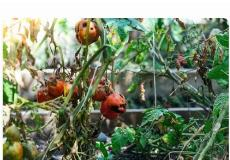
#> input picture ml_service/test_blight_tomato.jpg, 230 x 160 px
$ python -i crop_detector.py   (imports and definitions only)
#> lines starting #> are read from the running program, lines starting #| are printed output that depends on the picture; after the words box and inside, x2 and y2 are one past the last pixel; in counts of white or black regions, pixels touching at a corner belong together
#> further down, picture is the input picture: PIL image 230x160 RGB; mean R, G, B 124, 136.4, 110.5
"""
Crop and Organ Detection Module
Performs Stage 2 of the Pipeline: Image -> Quality Check -> Crop/Leaf Detection -> Disease Classification
Identifies crop type (Tomato, Potato, Corn, Rice, Pepper) and plant organ (Leaf, Fruit/Vine, Whole Plant),
preventing out-of-distribution whole plants/fruits from being falsely diagnosed as leaf blights.
"""

import cv2
import numpy as np
from PIL import Image

class CropAndOrganDetector:
    def __init__(self):
        pass

    def analyze(self, pil_image: Image.Image, crop_hint: str = None) -> dict:
        """
        Analyzes image visual features for crop family and plant organ.
        Returns:
          - detected_crop: str or None (e.g. 'Tomato', 'Rice', 'Corn', 'Potato', 'Pepper')
          - organ_type: str ('Leaf Close-up', 'Fruit & Foliage', 'Whole Plant Canopy', 'Non-Plant')
          - visual_confidence: float
          - is_fruit_crop: bool
          - details: dict of color & morphological statistics
        """
        rgb_arr = np.array(pil_image.convert('RGB'))
        h, w, _ = rgb_arr.shape
#> h = 160; w = 230
        total_pixels = h * w
#> total_pixels = 36800

        hsv = cv2.cvtColor(rgb_arr, cv2.COLOR_RGB2HSV)
#> hsv: shape (160, 230, 3); mean H, S, V 44.5, 82.4, 140.9

        # 1. Red Fruit Mask (Tomato, Ripe Pepper)
        mask_red1 = cv2.inRange(hsv, np.array([0, 60, 50]), np.array([12, 255, 255]))
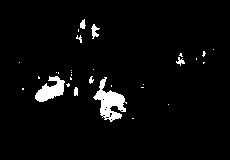
#> mask_red1: shape (160, 230); 3.8% white; 30 white regions (22 under 20 px), largest, box (x1, y1, x2, y2) and area: (93, 77, 127, 122) 660, (35, 76, 65, 102) 427, (91, 24, 100, 39) 66
        mask_red2 = cv2.inRange(hsv, np.array([168, 60, 50]), np.array([180, 255, 255]))
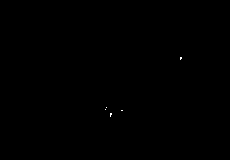
#> mask_red2: shape (160, 230); 0.04% white in thin lines or dots, all inside (x1, y1, x2, y2) = (105, 57, 182, 117)
        red_mask = mask_red1 | mask_red2
#> red_mask: shape (160, 230); 3.8% white; 29 white regions (21 under 20 px), largest, box (x1, y1, x2, y2) and area: (93, 77, 127, 122) 670, (35, 76, 65, 102) 427, (91, 24, 100, 39) 66
        red_ratio = float(np.sum(red_mask > 0)) / total_pixels
#> red_ratio = 0.038

        # 2. Orange / Yellow Hue (Ripening fruits or Corn kernels)
        yellow_mask = cv2.inRange(hsv, np.array([15, 80, 80]), np.array([35, 255, 255]))
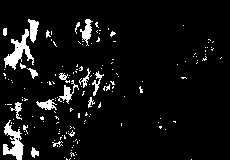
#> yellow_mask: shape (160, 230); 6.6% white; 159 white regions (139 under 20 px), largest, box (x1, y1, x2, y2) and area: (4, 29, 34, 70) 446, (3, 120, 24, 160) 402, (80, 19, 93, 46) 158
        yellow_ratio = float(np.sum(yellow_mask > 0)) / total_pixels
#> yellow_ratio = 0.0664

        # 3. Green Foliage
        green_mask = cv2.inRange(hsv, np.array([25, 30, 30]), np.array([90, 255, 255]))
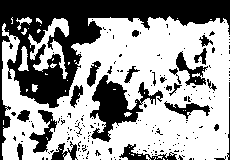
#> green_mask: shape (160, 230); 60.5% white; 200 black regions (174 under 20 px)
        green_ratio = float(np.sum(green_mask > 0)) / total_pixels
#> green_ratio = 0.605

        # 4. Connected components on red regions to check for spherical fruits
        contours, _ = cv2.findContours(red_mask, cv2.RETR_EXTERNAL, cv2.CHAIN_APPROX_SIMPLE)
#> contours = 29 contours, 23 with area under 20; largest, box (x1, y1, x2, y2) and area: (93, 77, 127, 122) 595, (35, 76, 65, 102) 374, (91, 24, 100, 39) 46, (176, 53, 185, 66) 32, (80, 19, 86, 29) 28, (74, 87, 78, 96) 21
        circular_fruit_count = 0
        for cnt in contours:
            area = cv2.contourArea(cnt)
            if area > (total_pixels * 0.005):  # At least 0.5% of the image
                perimeter = cv2.arcLength(cnt, True)
                if perimeter > 0:
                    circularity = 4 * np.pi * (area / (perimeter * perimeter))
                    if circularity > 0.45:  # Reasonably circular/oval like a tomato or pepper
                        circular_fruit_count += 1
#> this loop made 29 passes
#> (area, perimeter, circularity) on passes 9, 12: (595, 193.5, 0.2), (374.5, 118.3, 0.336)
#> area on passes 5, 23, 28, 29: 21, 32.5, 46, 28
#> after the loop, circular_fruit_count = 0

        detected_crop = None
        organ_type = "Leaf Close-up"
        visual_confidence = 0.50
        is_fruit_crop = False

        # Strong Tomato fruit visual signature
        if (red_ratio > 0.04 and circular_fruit_count >= 1) or (red_ratio > 0.12):
            detected_crop = "Tomato"
            organ_type = "Fruit & Plant Canopy"
            visual_confidence = 0.94
            is_fruit_crop = True
        elif yellow_ratio > 0.20 and green_ratio > 0.10:
            detected_crop = "Corn"
            organ_type = "Ear / Tassel"
            visual_confidence = 0.85

        # If user explicitly supplied a crop hint, prioritize it
        if crop_hint and crop_hint.lower() not in ["plant", "others", ""]:
            hint_clean = crop_hint.strip().capitalize()
            for known in ["Tomato", "Potato", "Corn", "Rice", "Pepper", "Cotton", "Wheat"]:
                if hint_clean.lower() in known.lower():
                    detected_crop = known
                    visual_confidence = 0.98
                    break

        return {
            "detected_crop": detected_crop,
            "organ_type": organ_type,
            "visual_confidence": visual_confidence,
            "is_fruit_crop": is_fruit_crop,
            "stats": {
                "red_pixel_ratio": round(red_ratio, 4),
                "green_pixel_ratio": round(green_ratio, 4),
                "circular_fruit_count": circular_fruit_count
            }
        }

>>> from PIL import Image
>>> picture = Image.open('test_blight_tomato.jpg')
>>> result = CropAndOrganDetector().analyze(picture)
#> result = 5 items

$ run again, on ml_service/test_tomato.jpg
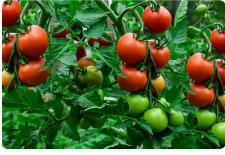
#> input picture ml_service/test_tomato.jpg, 225 x 155 px
#> picture is the input picture: PIL image 225x155 RGB; mean R, G, B 73.5, 100, 46.6
#> hsv: shape (155, 225, 3); mean H, S, V 49.5, 182.3, 117
#> in analyze, `mask_red1 = cv2.inRange(hsv, np.array([0, 60, 50]), np.array([12, 255,..`:
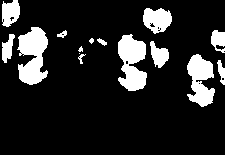
#> mask_red1: shape (155, 225); 15% white; 15 white regions (2 under 20 px), largest, box (x1, y1, x2, y2) and area: (17, 27, 48, 85) 1211, (118, 34, 147, 91) 1148, (187, 54, 215, 107) 957
#> mask_red2: shape (155, 225); 0.34% white in thin lines or dots, all inside (x1, y1, x2, y2) = (2, 17, 225, 82)
#> red_mask: shape (155, 225); 15.4% white; 13 white regions, largest, box (x1, y1, x2, y2) and area: (17, 27, 48, 85) 1231, (118, 34, 147, 91) 1154, (187, 54, 215, 107) 969
#> red_ratio = 0.154
#> yellow_mask: shape (155, 225); 3.1% white; 105 white regions (90 under 20 px), largest, box (x1, y1, x2, y2) and area: (152, 76, 165, 92) 140, (2, 70, 13, 87) 129, (77, 56, 95, 70) 118
#> yellow_ratio = 0.031
#> in analyze, `green_mask = cv2.inRange(hsv, np.array([25, 30, 30]), np.array([90, 25..`:
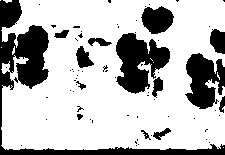
#> green_mask: shape (155, 225); 72.8% white; 71 black regions (57 under 20 px)
#> green_ratio = 0.728
#> contours = 13 contours, 1 with area under 20; largest, box (x1, y1, x2, y2) and area: (17, 27, 48, 85) 1142, (118, 34, 147, 91) 1068, (187, 54, 215, 107) 893, (143, 8, 172, 34) 515, (2, 0, 20, 27) 342
#> the loop in analyze, `for cnt in contours:` made 13 passes
#> (area, perimeter, circularity) on passes 2, 4, 7, 8, 9, 11, 12, 13: (893, 179.3, 0.349), (266, 81.11, 0.508), (1068.5, 194.3, 0.356), (188, 75.8, 0.411), (224.5, 63.56, 0.698), (1142.5, 208.1, 0.332), (515, 96.08, 0.701), (342.5, 82.87, 0.627)
#> after the loop in analyze, `for cnt in contours:`: circular_fruit_count = 4
#> result = 5 items
